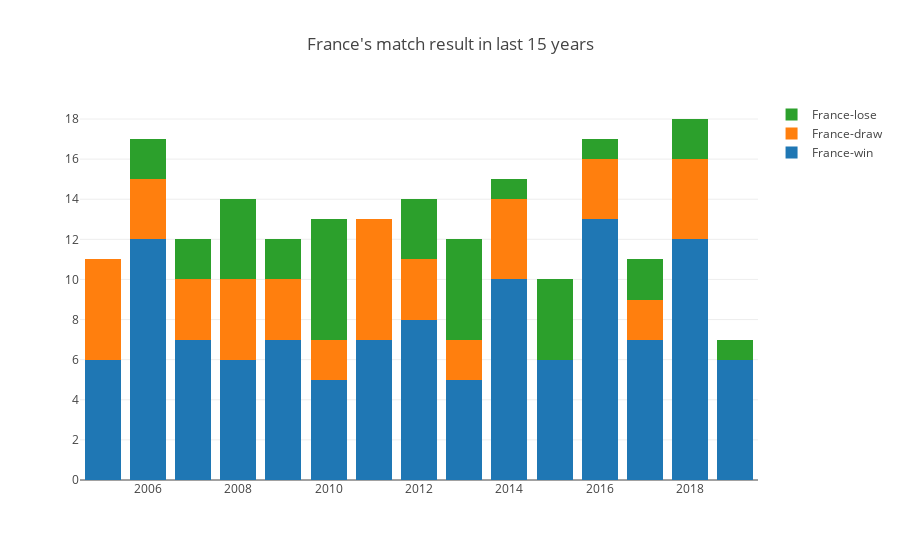

Here is the notebook cell this chart was saved with:
### Code cell
france = result[(result['home_team'] == 'France') | (result['away_team'] == 'France')]

france['win'] = france['who wins'].apply(lambda x : 1 if x == 'France' else 0)
france['draw'] = france['who wins'].apply(lambda x : 1 if x == 'draw' else 0)
france['lose'] = france['who wins'].apply(lambda x : 1 if (x != 'France')&(x != 'draw') else 0)
franceYear = france.groupby('year')
# franceYear.count().head()

franceWin = franceYear.agg({'win' : 'sum', 'draw' : 'sum', 'lose' : 'sum'})
a = 15
# plotMatch = go.Scatter(x = indonesiaYear.count().index, y = indonesiaYear.count()['win'], mode = 'lines+markers', name = 'Indonesia-match')

plotWin = go.Bar(x = franceWin.tail(a).index, y = franceWin['win'].tail(a),  name = 'France-win')

plotDraw = go.Bar(x = franceWin.tail(a).index, y = franceWin['draw'].tail(a), name = 'France-draw')

plotLose = go.Bar(x = franceWin.tail(a).index, y = franceWin['lose'].tail(a), name = 'France-lose')


data = [plotWin, plotDraw, plotLose]
layout = go.Layout(title = 'France\'s match result in last {} years'.format(a), barmode = 'stack')
fig = go.Figure(data = data, layout = layout)
fig.show()

### Figure 1 — Plotly figure (JSON) as saved in the notebook; plotly's stock layout.template omitted (floating-point values rounded to 4 significant figures)
{"data": [{"name": "France-win", "type": "bar", "uid": "3bde1701-508b-4275-b719-203fa38125d6", "x": [2005, 2006, 2007, 2008, 2009, 2010, 2011, 2012, 2013, 2014, 2015, 2016, 2017, 2018, 2019], "y": [6, 12, 7, 6, 7, 5, 7, 8, 5, 10, 6, 13, 7, 12, 6]}, {"name": "France-draw", "type": "bar", "uid": "ee8429cd-0e73-4ab8-be84-ffec2fe47fe1", "x": [2005, 2006, 2007, 2008, 2009, 2010, 2011, 2012, 2013, 2014, 2015, 2016, 2017, 2018, 2019], "y": [5, 3, 3, 4, 3, 2, 6, 3, 2, 4, 0, 3, 2, 4, 0]}, {"name": "France-lose", "type": "bar", "uid": "993cbe74-7d46-47e3-a826-48f7645f3fd8", "x": [2005, 2006, 2007, 2008, 2009, 2010, 2011, 2012, 2013, 2014, 2015, 2016, 2017, 2018, 2019], "y": [0, 2, 2, 4, 2, 6, 0, 3, 5, 1, 4, 1, 2, 2, 1]}], "layout": {"barmode": "stack", "title": {"text": "France's match result in last 15 years"}}}
